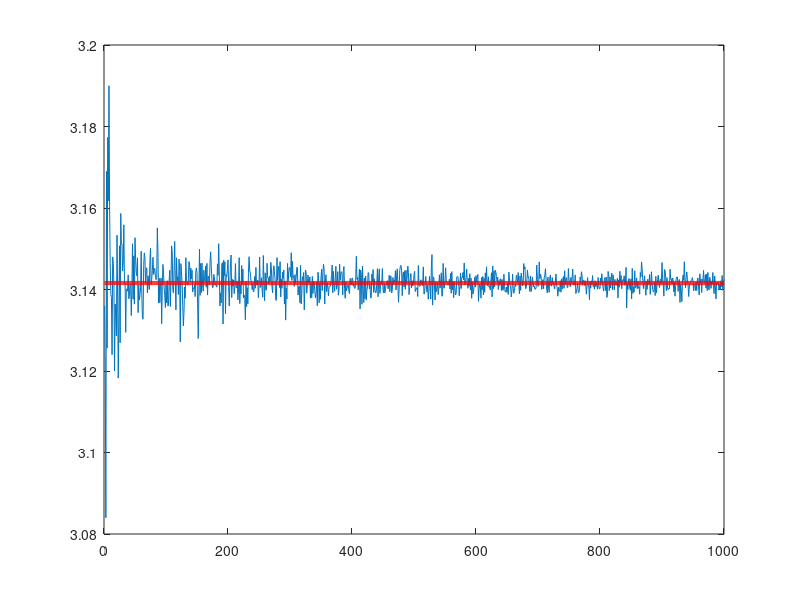

Here is the MATLAB script that generated this plot:
%pi értékét szimuláljuk 
tic;
N = 1000000;
m = 1000;
pikoz = zeros(N/m,1);
for n = m:m:N
    a = rand(n,2); %kétdimenziós véletlen vektor egyenletes eloszlásból
    d = a(:,1).^2+a(:,2).^2<1; %logikai feltétel
    a=a(d,:);
    pikoz(n/m) = 4*size(a,1)/n;
end
plot(pikoz);
hold on
plot(pi*ones(size(pikoz)),'r','LineWidth',3);
hold off
shg
toc